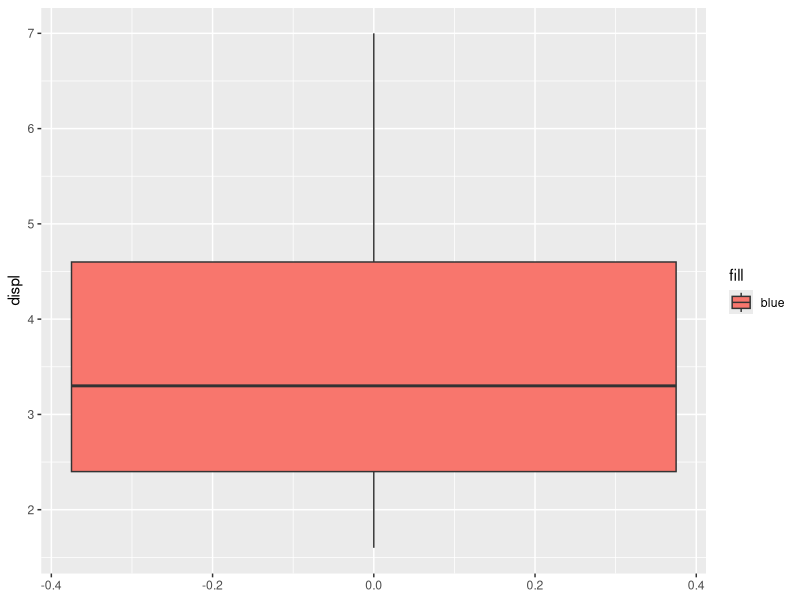
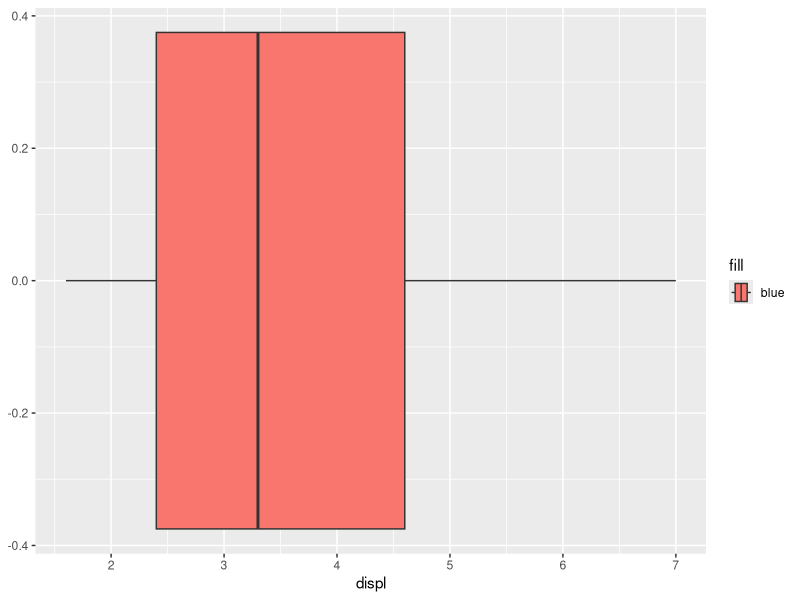

Write the R code that produced these figures, in order.
# Sasha Uspenskaya
# The data source is the mpg data table

library(tidyverse)
head(mpg)
summary(mpg$displ)

ggplot(data = mpg) +
  geom_boxplot(mapping = aes(y = displ, fill = "blue"))

ggplot(data = mpg) +
  geom_boxplot(mapping = aes(x = displ, fill = "blue"))
